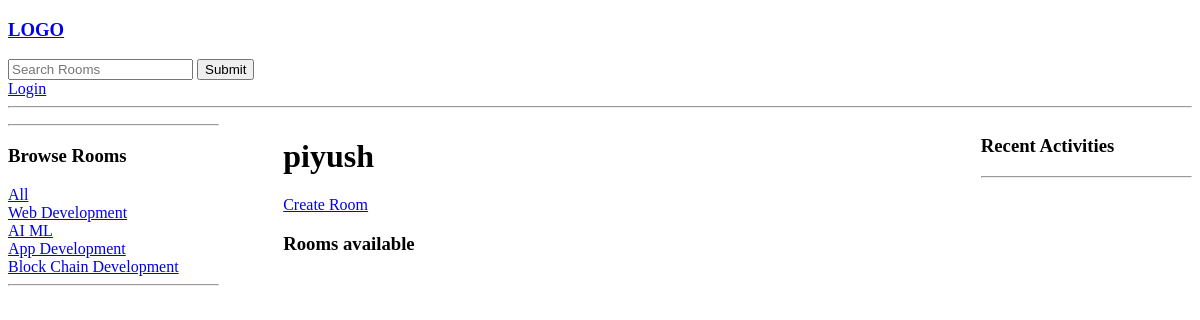
/profile/3, run on an earlier commit of the app's database.
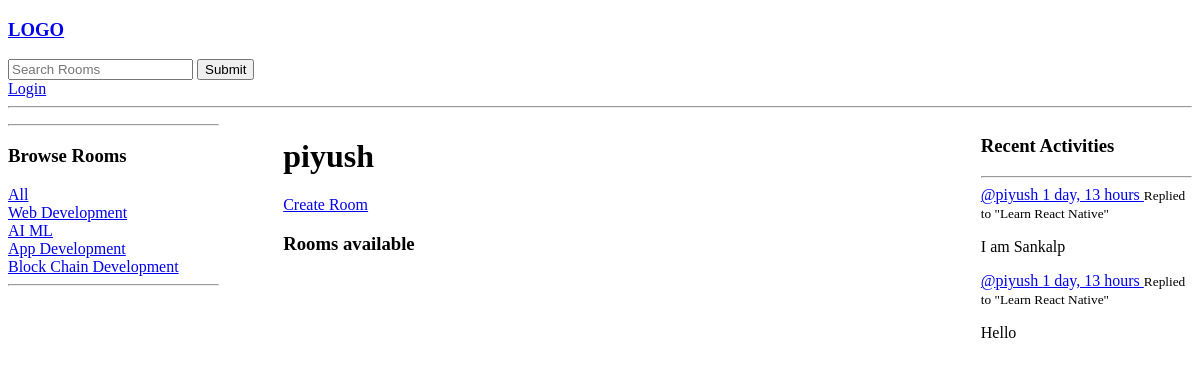
And on a later commit of the database.
### base/models.py (models this page shows, shortened)
class Topic(models.Model):
    name = models.CharField(max_length=255)

class Message(models.Model):
    user = models.ForeignKey(User, on_delete=models.CASCADE)
    room = models.ForeignKey(Room, on_delete=models.CASCADE)
    body = models.TextField()
    updated = models.DateTimeField(auto_now=True)
    created = models.DateTimeField(auto_now_add=True)
    class Meta:
        ordering = ['-updated','-created']

class Room(models.Model):
    name = models.CharField(max_length=200)
    description = models.TextField(null=True, blank=True)
    updated = models.DateTimeField(auto_now=True)
    created = models.DateTimeField(auto_now_add=True)
    topic = models.ForeignKey(Topic, on_delete=models.SET_NULL, null=True)
    host = models.ForeignKey(User, on_delete=models.SET_NULL, null=True)
    participants = models.ManyToManyField(User, related_name='participants', blank=True)
    class Meta:
        ordering = ['-updated','-created']
    def __str__(self):
        return self.name

### base/views.py (the view)
# urls.py: path('profile/<str:pk>', userProfile, name='user_profile'),
def userProfile(request, pk):
    user = User.objects.get(id=pk)
    rooms = user.room_set.all()
    room_messages = user.message_set.all()
    topics = Topic.objects.all()
    context = {
        'user': user,
        'rooms': rooms,
        'room_messages': room_messages,
        'topics': topics,
    }
    return render(request, 'profile.html', context)

### base/templates/profile.html (shortened to what this page needs)
{% extends "main.html" %}
{% block content %}
    <div class="container">
        <div>
            {% include "topics_component.html" %}
        </div>
        <div>
        <h1>
            {{user.username}}
        </h1>
            {% include "rooms_component.html" %}
        </div>
        <div>
            {% include "activities_component.html" %}
        </div>
    </div>
{% endblock %}

### templates/main.html (shortened to what this page needs)
<!DOCTYPE html>
<html lang="en">
<head>
</head>
<body>
    {% include "navbar.html" %}
    {% block content %}{% endblock %}
</body>
</html>

### templates/navbar.html
<a href="/">
    <h3>LOGO</h5>
</a>
<form action="{% url 'home' %}" method="GET">
    <input type="text" name="q" placeholder="Search Rooms">
    <button type="submit">Submit</button>
</form>
{% if request.user.is_authenticated %}
    <a href="{% url 'logout_user' %}">
        Logout
    </a>
{% else %}
    <a href="{% url 'login_page' %}">
        Login
    </a>
{% endif %}
<hr/>

### base/templates/topics_component.html
<hr />
<h3>Browse Rooms</h3>
<div>
    <a href="{% url 'home' %}"> All </a>
</div>
{% for topic in topics %}
<div>
    <a href="{% url 'home' %}?q={{topic.name}}"> {{topic.name}} </a>
</div>
{% endfor %}
<hr />

### base/templates/rooms_component.html (shortened to what this page needs)
<a href="{% url 'create_room' %}">
    Create Room
</a>
<div>
    <h3>
        {{room_count}} Rooms available
    </h3>
</div>

### base/templates/activities_component.html (shortened to what this page needs)
<h3>Recent Activities</h3>
<hr />
{% for message in room_messages %}
<div>
    <a href="{% url 'user_profile' message.user.id %}">
        @{{message.user.username}} {{message.created|timesince}}
    </a>
    <small> Replied to "{{message.room}}" </small>
    <p>{{message.body}}</p>
</div>
{% endfor %}

### base/templates/profile.html (style rules this page uses)
.container { display: grid; grid-template-columns: 1fr 3fr 1fr; gap: 4rem; }

What changed in the data, as far as the page shows it:
added Message: user.username "piyush", created "1 day, 13 hours", room "Learn React Native", body "I am Sankalp"
added Message: user.username "piyush", created "1 day, 13 hours", room "Learn React Native", body "Hello"
